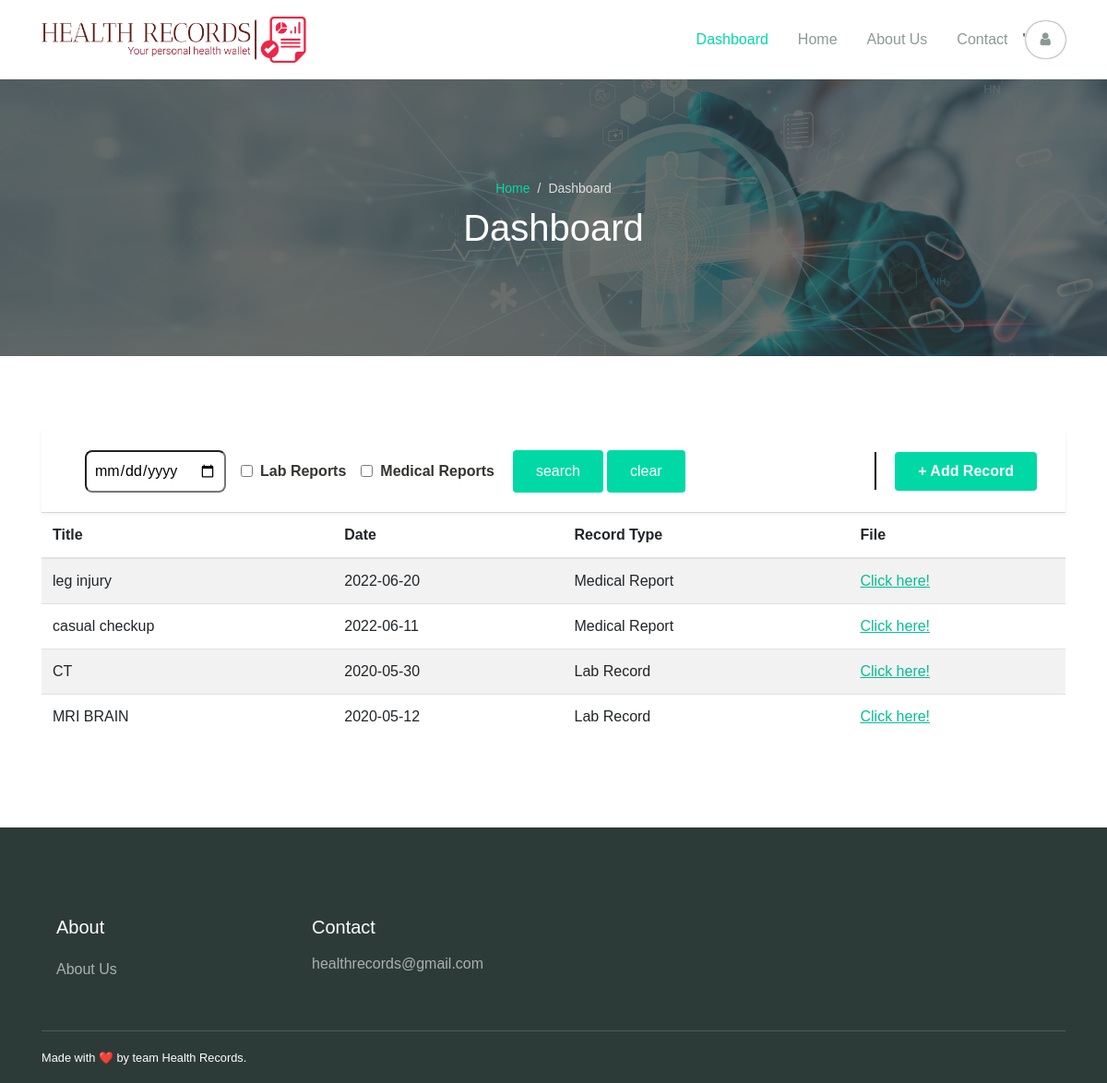
The app's page /blog.php (signed in) with its own data.
### tables this page shows
CREATE TABLE `user_data` (
  `userid` varchar(13) NOT NULL,
  `title` varchar(254) NOT NULL,
  `date` varchar(12) NOT NULL,
  `files` varchar(254) NOT NULL,
  `recordtype` varchar(4) NOT NULL,
  `imgid` varchar(200) NOT NULL,
  `uid` varchar(13) NOT NULL
);

### blog.php (the view, shortened to what this page needs)
<?php
    $type = $_SESSION['type'];
    $usid = $_SESSION['userid'];
    include('conn.php');
if(isset($_POST['submit']))
{
  unset($_POST['clear']);
  $lr = '';
  $mr='';
  $dte = $_POST['dte'];
  $sql2 = "SELECT * FROM `user_data` WHERE (userid = '$usid' OR uid = '$usid') ORDER BY date DESC";
  if(isset($_POST['dte']) && $dte!= '')
  {
      $sql2 = "SELECT * FROM `user_data` WHERE (userid = '$usid'  OR uid= '$usid' ) AND date = '$dte' ORDER BY date DESC";
      unset($_POST['submit']);
  }
  if(isset($_POST['lab']))
    {
      $lr = 'lr';
      $sql2 = "SELECT * FROM `user_data` WHERE (userid = '$usid'  OR uid= '$usid') AND recordtype = '$lr' ORDER BY date DESC";
      if(isset($_POST['dte']) && $dte != '')
      {
      $sql2 = "SELECT * FROM `user_data` WHERE (userid = '$usid'  OR uid= '$usid') AND date = '$dte' AND (recordtype = '$lr') ORDER BY date DESC";
      }
      unset($_POST['submit']);
    }
  if(isset($_POST['rep']))
  {
    $mr = 'mr';
    $sql2 = "SELECT * FROM `user_data` WHERE (userid = '$usid'  OR uid= '$usid') AND  recordtype = '$mr' ORDER BY date DESC";
    if(isset($_POST['dte']) && $dte != '')
    {
    $sql2 = "SELECT * FROM `user_data` WHERE (userid = '$usid'  OR uid= '$usid') AND date= '$dte' AND (recordtype = '$mr') ORDER BY date DESC";
    }
    unset($_POST['submit']);
  }
}
else{
  $sql2 = "SELECT * FROM `user_data` WHERE (userid = '$usid'  OR uid= '$usid') ORDER BY date DESC";
}
?>
<!DOCTYPE html>
<html lang="en">
  <head>
    <link rel="stylesheet" href="assets/css/maicons.css">
    <link rel="stylesheet" href="assets/css/bootstrap.css">
    <link rel="stylesheet" href="assets/vendor/owl-carousel/css/owl.carousel.css">
    <link rel="stylesheet" href="assets/vendor/animate/animate.css">
    <link rel="stylesheet" href="assets/css/theme.css">
      <link rel="stylesheet" href="https://cdnjs.cloudflare.com/ajax/libs/font-awesome/4.7.0/css/font-awesome.min.css">
  <link rel="stylesheet" href="assets/css/styles.css">
  </head>
<body>
  <header>
    <nav class="navbar navbar-expand-lg navbar-light shadow-sm">
      <div class="container">
        <a class="navbar-brand" href="#">
          <img src="assets/img/icon/png/logo-no-background11.png" height="50px">
          </a>
        <div class="collapse navbar-collapse" id="navbarSupport">
          <ul class="navbar-nav ml-auto">
            <li class="nav-item active">
              <a class="nav-link" href="blog.php">Dashboard</a>
            </li>
            <li class="nav-item">
              <a class="nav-link" href="index.php">Home</a>
            </li>
            <li class="nav-item">
              <a class="nav-link" href="about.php">About Us</a>
            </li>
            <li class="nav-item">
              <a class="nav-link" href="contact.php">Contact</a>
            </li>
          '<li class="nav-item" >
                <a class="nav-link"  href="dashboard.php" style="border-radius: 32px; box-shadow: 0px 0px 2px #2D3B38;"><i class="fa fa-user"  aria-hidden="true"></i></a>
            </li>
          </ul>
        </div>
      </div>
    </nav>
  </header>
  <div class="page-banner overlay-dark bg-image" style="background-image: url(assets/img/bgimg.png);">
    <div class="banner-section">
      <div class="container text-center wow fadeInUp">
        <nav aria-label="Breadcrumb">
          <ol class="breadcrumb breadcrumb-dark bg-transparent justify-content-center py-0 mb-2">
            <li class="breadcrumb-item"><a href="index.php">Home</a></li>
            <li class="breadcrumb-item active" aria-current="page">Dashboard</li>
          </ol>
        </nav>
        <h1 class="font-weight-normal">Dashboard</h1>
      </div>
    </div>
  </div>
  <div class="page-section ">
    <div class="container">
    <nav class="navbar navbar-expand-lg navbar-light shadow-sm">
  <div class="container-fluid">
    <form method = "post" action ="" class="d-flex" >
    <input class="form-inline ml-3 p-2" type="date" name="dte" id="dte" style="border-radius: 8px;" >
      <section class="form-inline   ml-3" >
      <input  type="checkbox" name="lab" id="lab" value="lr" class="form-check mr-2"> <b>Lab Reports</b>
  </section>
  <section class="form-inline ml-3 mr-3" >
      <input type="checkbox" name="rep" id="rep" value="mr" class="form-check mr-2"> <b>Medical Reports</b>
  </section>
      <input name="submit" id="submit" value="search" class="form-inline btn btn-primary ml-1" type="submit">
      <input name="clear" id="clear" value="clear" class="form-inline btn btn-primary ml-1" type="submit">
    </form>
    <hr style="width:2px; height: 40px; color:black; background:black;margin-right: 20px;"/>
    <?php
        if($type=="lab")
        {
            echo '<a href="add_record_lab.php" class="btn btn-primary"><b>+ Add Record</b></a>';
        }
        else{
            echo '<a href="add_record.php" class="btn btn-primary"><b>+ Add Record</b></a>';
        }
    ?>
    </div>
</nav>
<table class="table table-striped table-hover">
  <thead>
    <tr>
      <th scope="col">Title</th>
      <th scope="col">Date</th>
      <th scope="col">Record Type</th>
      <th scope="col">File </th>
    </tr>
  </thead>
  <tbody>
    <?php
      $query = $conn->query($sql2);
if($query->num_rows > 0){
    while($row = $query->fetch_assoc()){
        $imgid = $row["imgid"];
        $title= $row["title"];
        $date = $row["date"];
        $rt = ($row["recordtype"] == 'lr')?'Lab Record':'Medical Report';
      echo '<tr>';
    echo '<td>'.$title.'</td>';
    echo '<td>'.$date.'</td>';
    echo '<td>'.$rt.'</td>';
    echo '<td><a href="img.php?imgid='.$imgid.'" target="_blank"><u>Click here!</u></a></td>';
    echo '</tr>';
 }
}
?>
  </tbody>
</table>
    </div>
  </div>
  <footer class="page-footer">
    <div class="container">
      <div class="row px-md-3">
        <div class="col-sm-6 col-lg-3 py-3">
          <h5>About</h5>
          <ul class="footer-menu">
            <li><a href="#">About Us</a></li>
          </ul>
        </div>
        <div class="col-sm-6 col-lg-3 py-3">
          <h5>Contact</h5>
          <a href="#" class="footer-link">healthrecords@gmail.com</a>
        </div>
      </div>
      <hr>
<small>Made with ❤️ by team Health Records.</small>
    </div>
  </footer>
</body>
</html>

### assets/css/theme.css (style rules this page uses)
:root { --primary: #00D9A5; --accent: #FF3D85; --secondary: #4E5AFE; --warning: #EED818; --info: #05B4E1; --danger: #FF4943; --success: #96C93D; --dark: #343531; --light: #F5F9F6; --cs: #596261; --grey: #6E807A; }
body { font-family: "Source Sans Pro", sans-serif; line-height: 1.5; color: #343531; }
a { color: #07be94; text-decoration: none; background-color: transparent; }
.btn-primary { color: #fff; background-color: #00D9A5; border-color: transparent; }
.btn { padding: 8px 24px; }
.breadcrumb { background-color: #f8f9fa; }
.breadcrumb-dark .breadcrumb-item a { color: #00D9A5; }
.breadcrumb-dark .breadcrumb-item + .breadcrumb-item::before { display: inline-block; padding-right: 0.5rem; color: rgba(255, 255, 255, 0.8); content: "/"; }
.breadcrumb-dark .breadcrumb-item.active { color: rgba(255, 255, 255, 0.8); }
.navbar { min-height: 70px; }
.navbar-brand { font-weight: 600; padding-top: 10px; padding-bottom: 10px; }
.navbar-nav { margin-top: 10px; border-top: 1px solid #E8EEE4; flex-shrink: 0; }
.navbar-nav .nav-link { transition: all .2s ease; }
.navbar-light .navbar-nav .nav-link { color: rgba(110, 128, 122, 0.8); }
.navbar-light .navbar-nav .show > .nav-link, .navbar-light .navbar-nav .active > .nav-link, .navbar-light .navbar-nav .nav-link.show, .navbar-light .navbar-nav .nav-link.active { font-weight: 500; color: #00D9A5; }
@media (min-width: 992px) { .navbar-expand-lg .navbar-nav { margin-top: 0; border-top: none; } }
@media (min-width: 992px) { .navbar-expand-lg .navbar-nav .nav-link { padding-right: 16px; padding-left: 16px; } }
@media (min-width: 992px) { .navbar-expand-lg .navbar-nav { align-items: center; } }
.bg-image { position: relative; background-position: center center; background-size: cover; background-repeat: no-repeat; }
.bg-image > * { position: relative; z-index: 10; }
.page-section { position: relative; padding-top: 80px; padding-bottom: 80px; overflow: hidden; }
.page-banner { position: relative; height: 300px; z-index: 10; }
.page-hero.overlay-dark::before, .page-banner.overlay-dark::before { content: ""; position: absolute; top: 0; left: 0; width: 100%; height: 100%; background: rgba(52, 53, 49, 0.7); z-index: 1; }
.page-banner .breadcrumb-item, .page-banner .breadcrumb-item a { font-size: 14px; }
.hero-section, .banner-section { position: relative; display: -ms-flexbox; display: flex; -ms-flex-align: center; align-items: center; -ms-flex-pack: center; justify-content: center; height: 100%; color: #ffffff; z-index: 10; }
.page-footer { position: relative; display: block; padding-top: 80px; padding-bottom: 16px; background-color: #2D3B38; color: #fff; }
.page-footer h5 { font-weight: 500; margin-bottom: 16px; }
.page-footer hr { border-color: #4F5E5B; }
.footer-menu { position: relative; list-style: none; padding-left: 0; }
.footer-menu a, .footer-link { display: inline-block; padding-top: 6px; padding-bottom: 6px; color: rgba(255, 255, 255, 0.6); transition: all .2s ease; }
.footer-link { padding: 0; margin-bottom: 16px; }

### records on screen
user_data: title "leg injury", date "2022-06-20", recordtype "Medical Report"
user_data: title "casual checkup", date "2022-06-11", recordtype "Medical Report"
user_data: title "CT", date "2020-05-30", recordtype "Lab Record"
user_data: title "MRI BRAIN", date "2020-05-12", recordtype "Lab Record"
